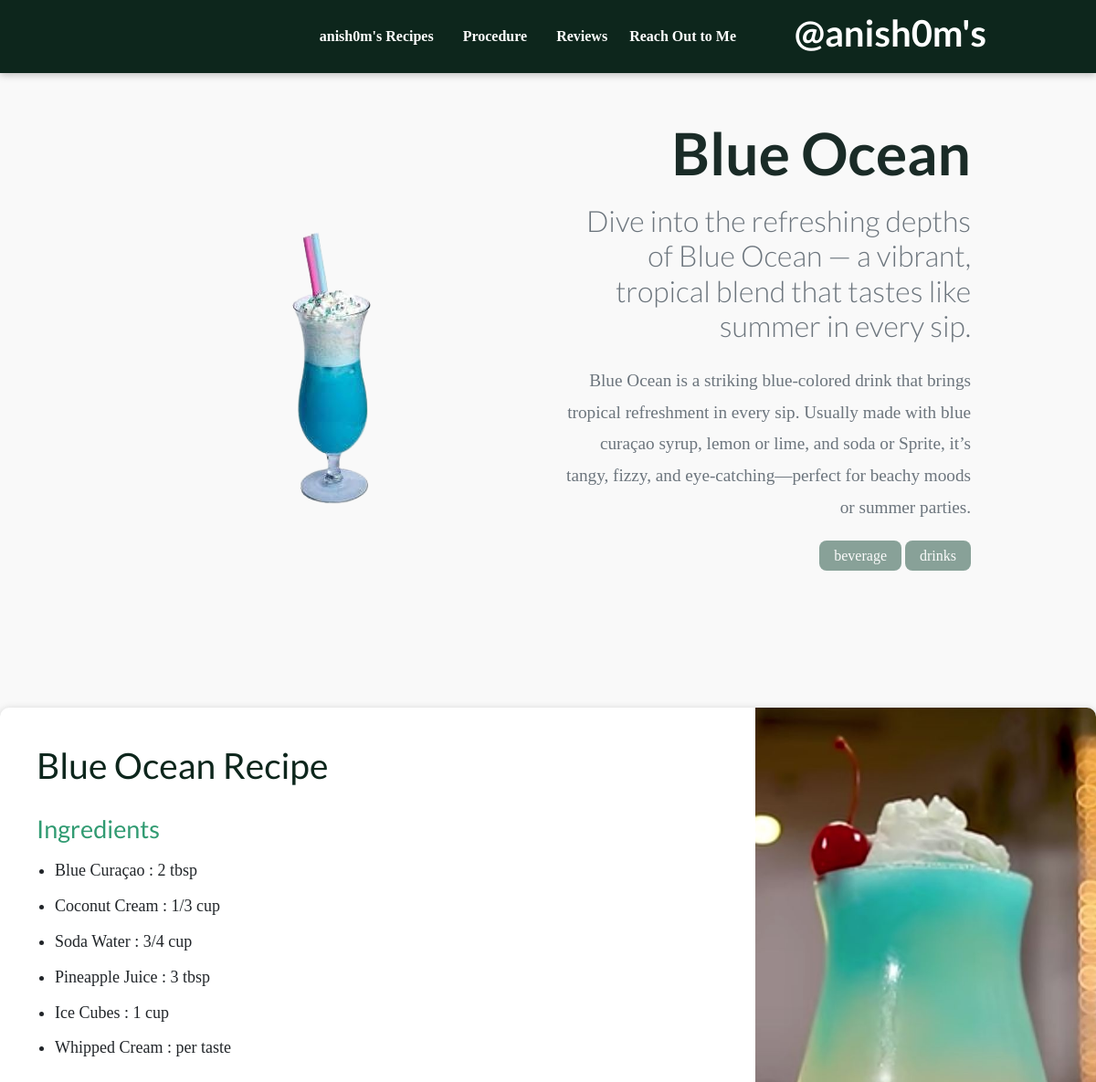
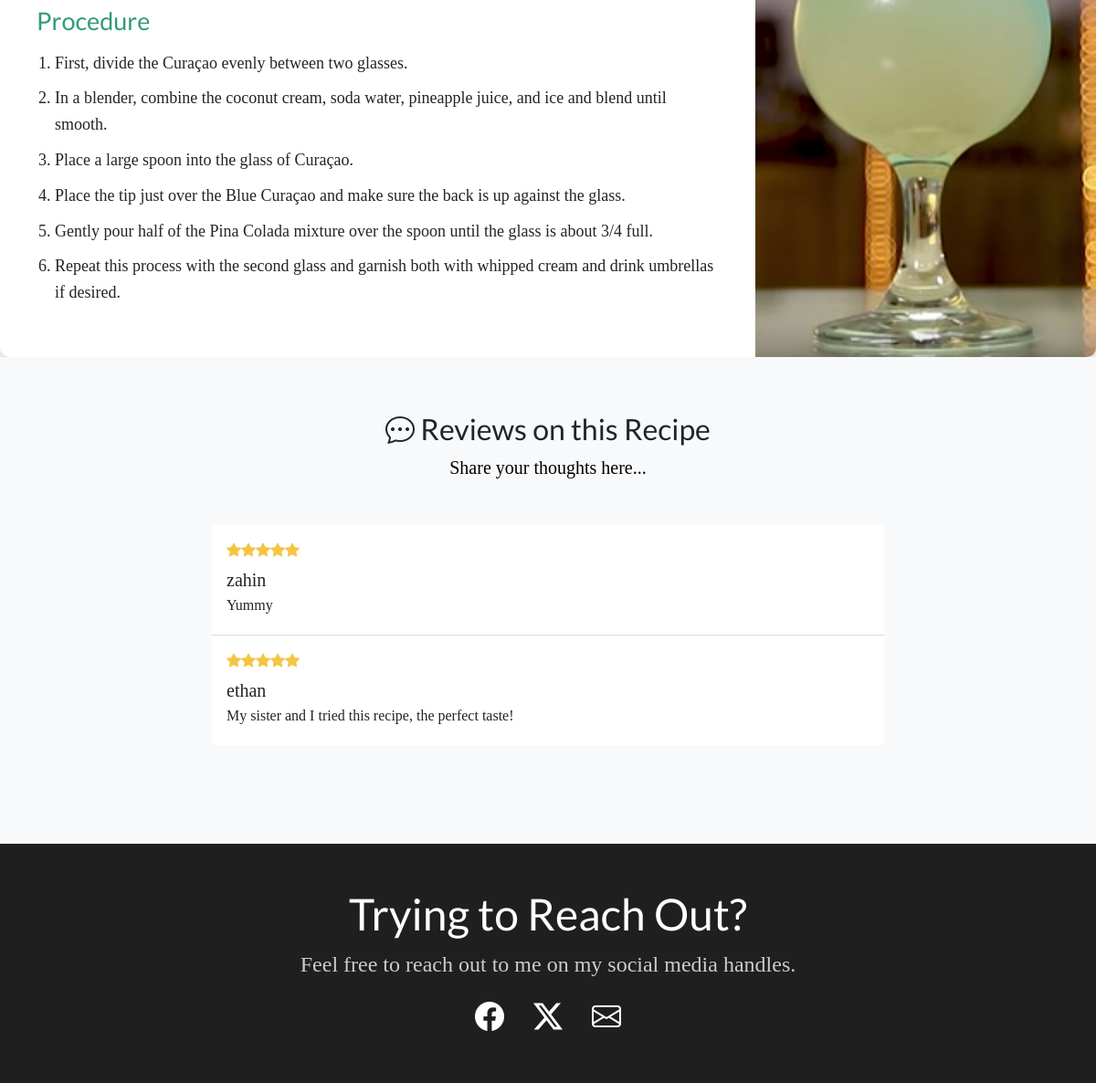
Page /recipes/recipes/blue-ocean on the committed database (2 pictures, top to bottom).
### recipes/models.py (models this page shows, shortened)
class Recipe(models.Model):
    title = models.CharField(max_length=150)
    excerpt = models.CharField(max_length=200)
    image = models.ImageField(upload_to="recipes", null=True)
    cover = models.ImageField(upload_to="recipes/covers", null=True)
    date = models.DateField(auto_now=True)
    slug = models.SlugField(unique=True, db_index=True)
    description = models.TextField(validators=[MinLengthValidator(10)], null=True, blank=True)
    steps = models.TextField(validators=[MinLengthValidator(10)])
    no_of_ingredients = models.IntegerField(default=0, editable=False)
    search_filter = models.ManyToManyField(SearchFilter)

class SearchFilter(models.Model):
    caption = models.CharField(max_length=20)
    def __str__(self):
        return self.caption

class Ingredients(models.Model):
    recipe = models.ForeignKey(Recipe, on_delete=models.CASCADE, related_name="ingredients")
    name = models.CharField(max_length=50)
    amount = models.CharField(max_length=50)

class Procedure(models.Model):
    recipe = models.ForeignKey(Recipe, on_delete=models.CASCADE, related_name="procedure")
    step = models.CharField(max_length=200)

class Comment(models.Model):
    username = models.CharField(max_length=120)
    rating = models.DecimalField(
        max_digits=2,
        decimal_places=1,
        validators=[
            MinValueValidator(Decimal('0.0')),
            MaxValueValidator(Decimal('5.0'))
        ]
    )
    text = models.TextField(max_length=400)
    recipe = models.ForeignKey(Recipe, on_delete=models.CASCADE, related_name="comments")

### recipes/views.py (the view, shortened to what this page needs)
# urls.py: path("recipes/<slug:slug>", views.SingleRecipeView.as_view(), name="recipe-detail-page"),
class SingleRecipeView(View):
    def get(self, request, slug):
        recipe = Recipe.objects.get(slug=slug)
        context = {
            "recipe": recipe,
            "search_filters": recipe.search_filter.all(),
            "comment_form": CommentForm(),
            "comments": recipe.comments.all().order_by("-id"),
        }
        return render(request, "recipes/recipe-detail.html", context)

### recipes/templatetags/filters.py (called while the page is built)
@register.filter
def render_stars(rating):
    full_stars = int(rating)
    half_star = 1 if (rating - full_stars) >= 0.5 else 0
    empty_stars = 5 - full_stars - half_star
    stars_html = (
        '<i class="bi bi-star-fill"></i>' * full_stars +
        '<i class="bi bi-star-half"></i>' * half_star +
        '<i class="bi bi-star"></i>' * empty_stars
    )
    return stars_html

### recipes/templates/recipes/recipe-detail.html (shortened to what this page needs)
{% extends "base.html" %}
{% load static %}
{% block css_files %}
  <link rel="stylesheet" href="{% static "/recipes/recipe-detail.css" %}"/>
{% endblock %}
{% block navbar %}
  <nav class="navbar navbar-expand-md navbar-light">
    <ul class="navbar-nav">
      <li class="nav-item">
        <a class="nav-link" href="{% url "starting-page-recipes" %}">anish0m's Recipes</a>
      </li>
      <li class="nav-item">
        <a class="nav-link" href="#process">Procedure</a>
      </li>
      <li class="nav-item">
        <a class="nav-link" href="#reviews">Reviews</a>
      </li>
    </ul>
  </nav>
{% endblock %}
{% block content %}
  <section id="intro">
    <div class="container-lg">
      <div class="row justify-content-center align-items-center">
        <div class="col-md-5 text-center d-none d-md-block">
          <span class="tt" data-bs-placement="bottom" title="{{ recipe.title }}">
            <img class="img-fluid" src="{{ recipe.image.url }}" alt="recipe-cover" />
          </span>
        </div>
        <div class="col-md-5 text-center text-md-end">
          <h1>
            <div class="display-2">{{ recipe.title }}</div>
            <div class="display-5 text-muted">{{ recipe.excerpt }}</div>
          </h1>
          <p class="lead my-4 text-muted">{{ recipe.description }}</p>
          <div class="my-4">
            {% for tag in search_filters %}
              <span class="tag">{{ tag }}</span>
            {% endfor %}
          </div>
        </div>
      </div>
    </div>
  </section>
  <section id="process">
    <div class="recipe-card container-fluid">
      <div class="left-section">
        <h1>{{ recipe.title }} Recipe</h1>
        <h2>Ingredients</h2>
        <ul class="ingredients">
          {% for ingredient in recipe.ingredients.all %}
            <li>{{ ingredient.name }} : {{ ingredient.amount }}</li>
          {% endfor %}
        </ul>
        <h2>Procedure</h2>
        <ol class="directions">
          {% for steps in recipe.procedure.all %}
            <li>{{ steps.step }}</li>
          {% endfor %}
        </ol>
      </div>
      <div class="right-section">
        <img src="{{ recipe.cover.url }}" alt="anish0m's Recipe" class="recipe-image">
      </div>
    </div>
  </section>
  {% load filters %}
  <section id="reviews" class="bg-light">
    <div class="container-lg">
      <div class="text-center">
        <h2><i class="bi bi-chat-dots"></i> Reviews on this Recipe</h2>
        <p class="lead">
          <a href="#" data-bs-toggle="modal" data-bs-target="#comment-modal">Share your thoughts here...</a>
        </p>
      </div>
      <div class="row justify-content-center my-5">
        <div class="col-lg-8">
          <div class="list-group">
            {% for comment in comments %}
              <div class="list-group-item py-3">
                <div class="pb-2">
                  {{ comment.rating|render_stars|safe }}
                </div>
                <h5 class="mb-1">{{ comment.username }}</h5>
                <p class="mb-1">{{ comment.text }}</p>
              </div>
            {% empty %}
              <div class="list-group-item py-3 text-center">
                <p class="mb-1 text-muted">No comments yet. Be the first to share your thoughts!</p>
              </div>
            {% endfor %}
          </div>
        </div>
      </div>
    </div>
  </section>
{% endblock %}

### static/app.css (style rules this page uses)
* { box-sizing: border-box; }
html { font-family: 'Open Sans', 'Lato', sans-serif; }
body { margin: 0; }
h1, h2, h3 { font-family: 'Lato', sans-serif; font-weight: bold; }
#main-navigation a { text-decoration: none; color: white; font-weight: bold; margin-left: 1rem; }

### recipes/static/recipes/recipe-detail.css (style rules this page uses)
body { margin: 0; padding: 0; font-family: 'Georgia', serif; background-color: #f9f9f9; }
#intro { padding: 50px 0; margin-top: 5rem; }
#intro img.img-fluid { max-width: 100%; height: auto; border-radius: 10px; }
#intro .tt { position: relative; display: inline-block; cursor: pointer; }
#intro h1 .display-2 { font-size: 4rem; font-weight: bold; color: #1a2b27; }
#intro h1 .display-5 { font-size: 2rem; color: #46625a; padding-top: 1rem; }
#intro p.lead { font-size: 1.2rem; line-height: 1.8; color: #46625a; }
.tag { background-color: #1a4c39; color: white; padding: 0.5rem 1rem; border-radius: 8px; opacity: 0.5; }
#process { width: 100%; margin-top: 5rem; background-color: #f9f9f9; }
#process .recipe-card { display: flex; width: 100%; max-width: 1200px; margin: 0 auto; padding: 0; background-color: #ffffff; border-radius: 10px; overflow: hidden; box-shadow: 0 2px 10px rgba(0, 0, 0, 0.2); }
#process .left-section { flex: 2; padding: 40px; }
#process .right-section { flex: 1 1 0; position: relative; min-height: 500px; padding: 0; margin: 0; justify-content: end; align-items: end; }
#process .recipe-image { display: block; width: 100%; height: 100%; object-fit: cover; position: relative; top: 0; left: 0; border: none; box-shadow: none; border-radius: 0; justify-content: end; overflow: hidden; }
#process h1 { font-size: 39px; color: #0d261c; margin-bottom: 20px; }
#process h2 { font-size: 27px; color: #319b72; margin-top: 30px; }
#process .ingredients, #process .directions { margin-top: 15px; padding-left: 20px; }
#process .ingredients li, #process .directions li { margin-bottom: 10px; font-size: 18px; line-height: 1.6; }
#process .directions { list-style-type: decimal; }
#process .ingredients { list-style-type: disc; }
#reviews { padding: 60px 0; }
#reviews a { text-decoration: none; color: #000; }
#reviews .list-group-item { border: none; border-bottom: 1px solid #ddd; }
#reviews .list-group-item:last-child { border-bottom: none; }
#reviews .bi-star, #reviews .bi-star-half, #reviews .bi-star-fill { border-color: #f39c12; color: #f5c542; }

### rows in the picture
Recipe: image (picture), title "Blue Ocean", excerpt "Dive into the refreshing depths of Blue Ocean — a vibrant, tropical blend that tastes like summer in every sip.", description "Blue Ocean is a striking blue-colored drink that brings tropical refreshment in every sip. Usually made with blue curaçao syrup, lemon or lime, and soda or Sprite, it’s tangy, fizzy, and eye-catching—perfect for beachy moods or summer parties.", cover (picture)
SearchFilter: caption "beverage"
SearchFilter: caption "drinks"
Ingredients: name "Blue Curaçao", amount "2 tbsp"
Ingredients: name "Coconut Cream", amount "1/3 cup"
Ingredients: name "Soda Water", amount "3/4 cup"
Ingredients: name "Pineapple Juice", amount "3 tbsp"
Ingredients: name "Ice Cubes", amount "1 cup"
Ingredients: name "Whipped Cream", amount "per taste"
Procedure: step "First, divide the Curaçao evenly between two glasses."
Procedure: step "In a blender, combine the coconut cream, soda water, pineapple juice, and ice and blend until smooth."
Procedure: step "Place a large spoon into the glass of Curaçao."
Procedure: step "Place the tip just over the Blue Curaçao and make sure the back is up against the glass."
Procedure: step "Gently pour half of the Pina Colada mixture over the spoon until the glass is about 3/4 full."
Procedure: step "Repeat this process with the second glass and garnish both with whipped cream and drink umbrellas if desired."
Comment: username "zahin", text "Yummy"
Comment: username "ethan", text "My sister and I tried this recipe, the perfect taste!"
